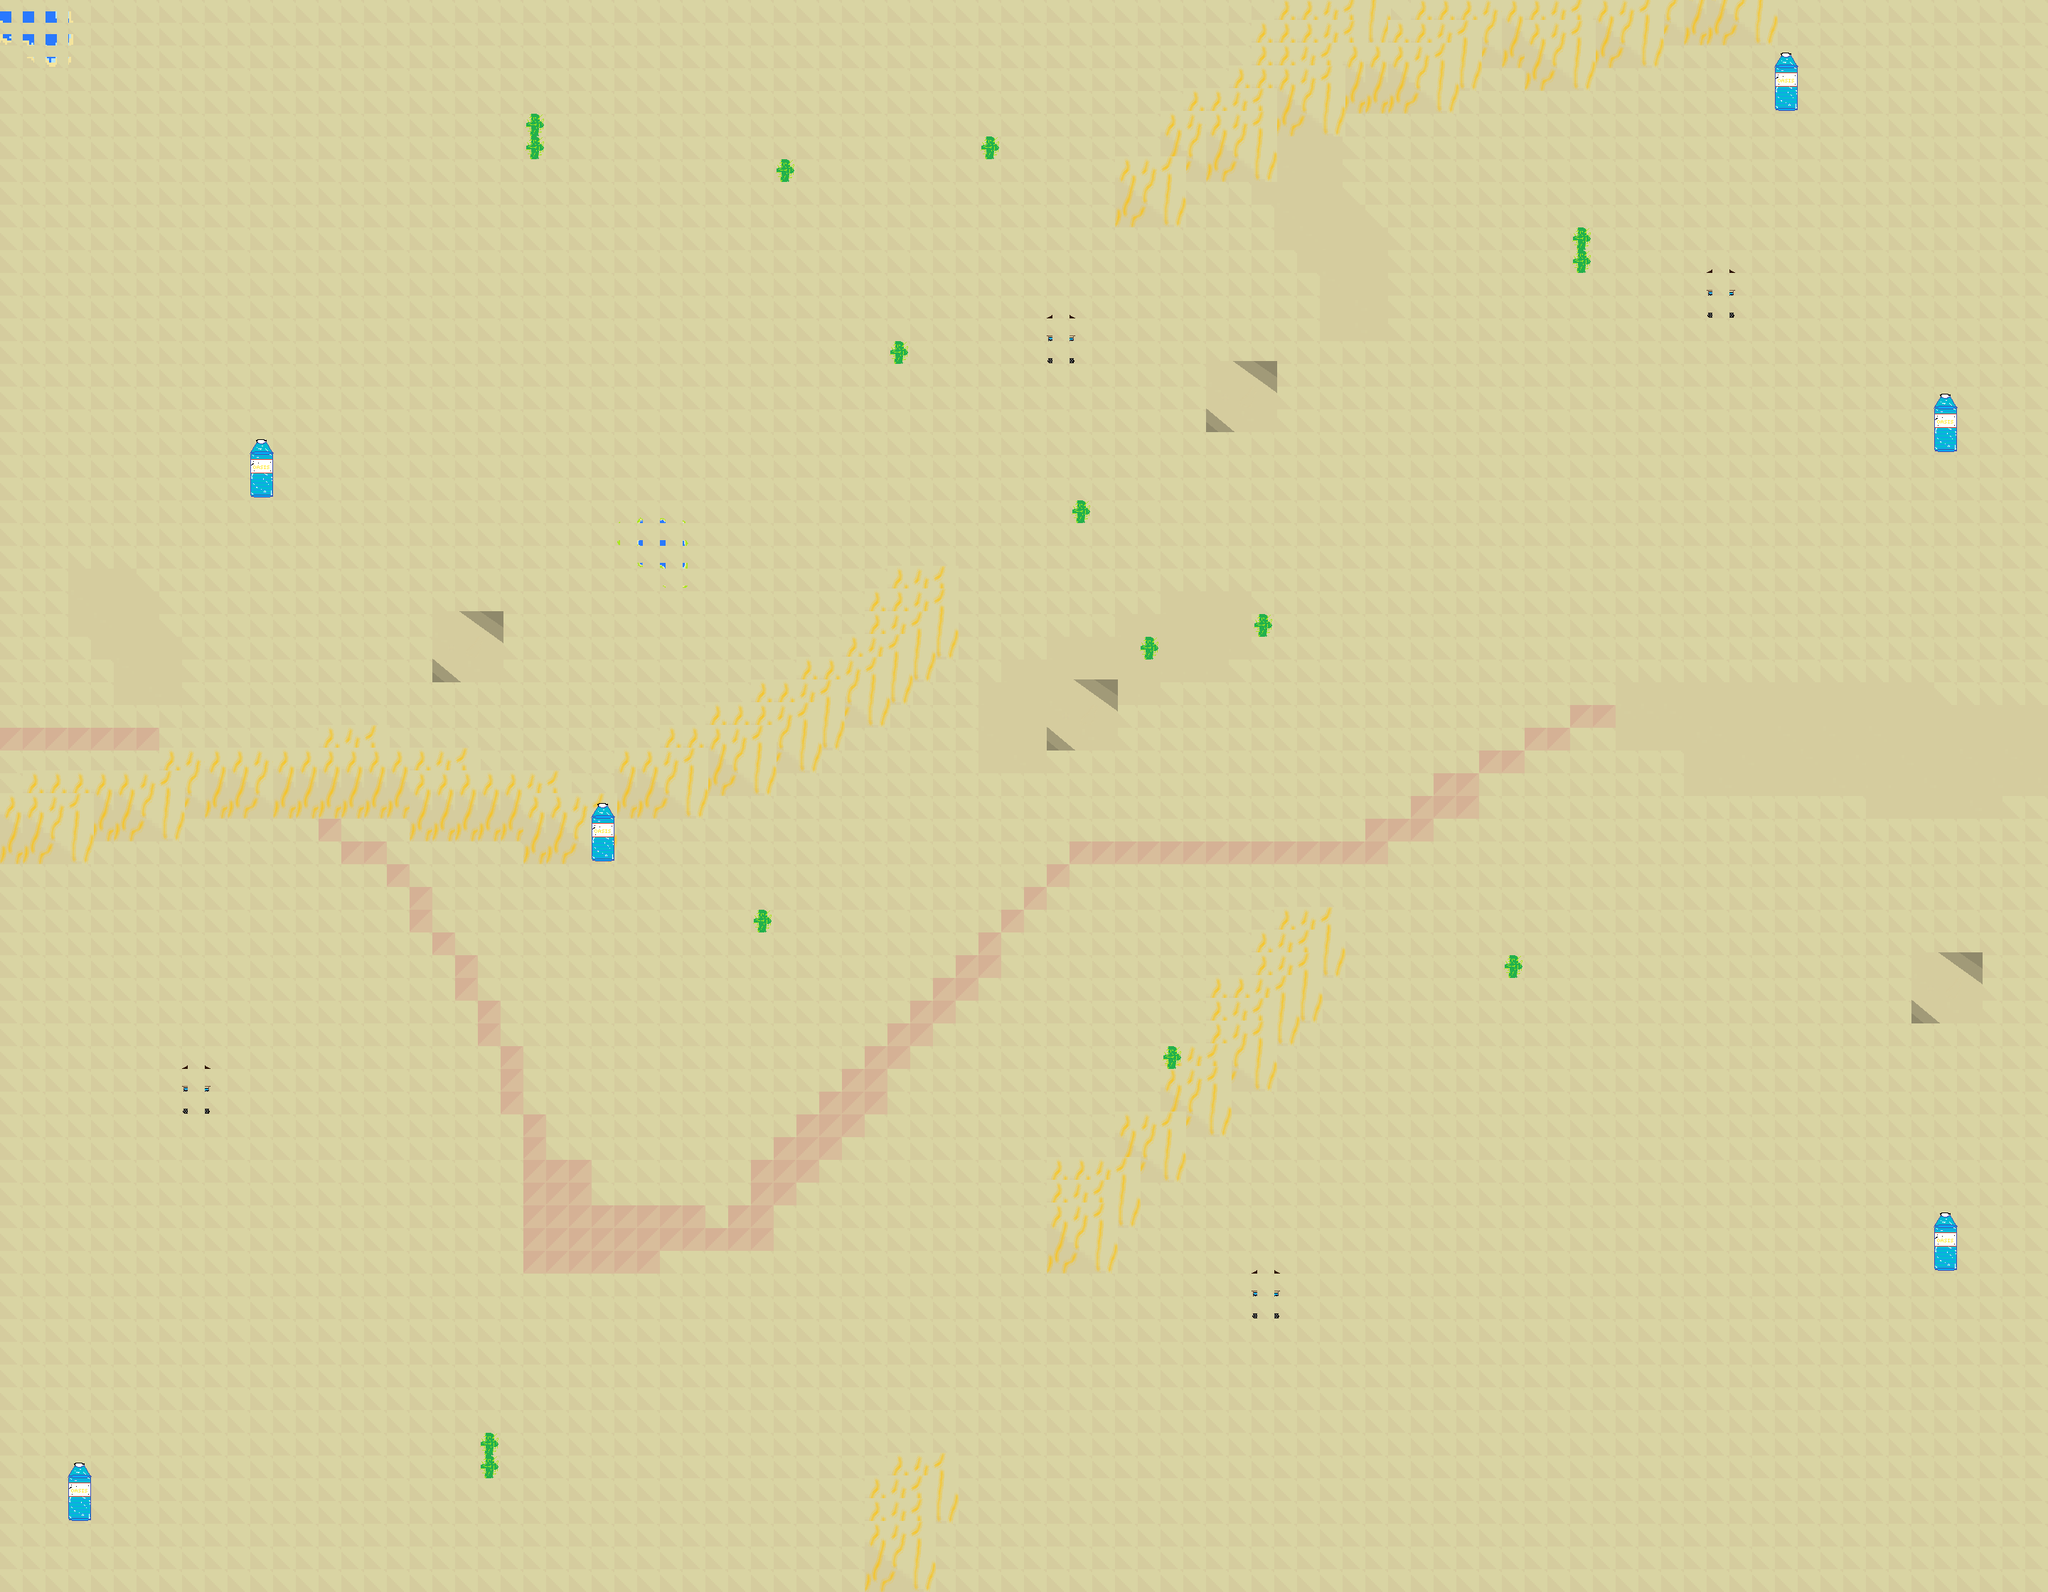

This game map was drawn from its Tiled (.tmx) file and the tilesets committed beside it. A one-line description and the trimmed map source follow:
An orthogonal 90x70 tile map with 32x32 px tiles, 12 tile layers (Background, Collision, Oasis, Big obstacle, ...), 16 tilesets.

<map version="1.10" tiledversion="1.10.2" orientation="orthogonal" renderorder="right-down" width="90" height="70" tilewidth="32" tileheight="32" infinite="0" backgroundcolor="#2a2a2a" nextlayerid="13" nextobjectid="1">
 <tileset firstgid="1" name="screenshot" tilewidth="32" tileheight="32" tilecount="700" columns="35">
  <image source="screenshot.png" width="1120" height="640" />
 </tileset>
 <tileset firstgid="701" name="Cacti" tilewidth="32" tileheight="32" tilecount="1" columns="1">
  <image source="Cacti.png" width="32" height="32" />
 </tileset>
 <tileset firstgid="702" name="pixil-frame-0 3" tilewidth="16" tileheight="16" tilecount="196" columns="14">
  <image source="pixil-frame-0 3.png" width="224" height="224" />
 </tileset>
 <tileset firstgid="898" name="pixil-frame-0 4" tilewidth="24" tileheight="24" tilecount="25" columns="5">
  <image source="pixil-frame-0 4.png" width="128" height="128" />
 </tileset>
 <tileset firstgid="923" name="pixil-frame-0 5" tilewidth="16" tileheight="16" tilecount="36" columns="6">
  <image source="pixil-frame-0 5.png" width="96" height="96" />
 </tileset>
 <tileset firstgid="959" name="pixil-frame-0 6" tilewidth="8" tileheight="8" tilecount="16" columns="4">
  <image source="pixil-frame-0 6.png" width="32" height="32" />
 </tileset>
 <tileset firstgid="975" name="pixil-frame-0 7" tilewidth="8" tileheight="8" tilecount="16" columns="4">
  <image source="pixil-frame-0 7.png" width="32" height="32" />
 </tileset>
 <tileset firstgid="991" name="pixil-frame-0 2" tilewidth="16" tileheight="16" tilecount="4" columns="2">
  <image source="pixil-frame-0 2.png" width="32" height="32" />
 </tileset>
 <tileset firstgid="995" name="pixil-frame-0 5" tilewidth="4" tileheight="4" tilecount="576" columns="24">
  <image source="pixil-frame-0 5.png" width="96" height="96" />
 </tileset>
 <tileset firstgid="1571" name="pixil-frame-0 10" tilewidth="8" tileheight="8" tilecount="16" columns="4">
  <image source="pixil-frame-0 10.png" width="32" height="32" />
 </tileset>
 <tileset firstgid="1587" name="pixil-frame-0 15" tilewidth="32" tileheight="32" tilecount="9" columns="3">
  <image source="pixil-frame-0 15.png" width="100" height="100" />
 </tileset>
 <tileset firstgid="1596" name="pixil-frame-0 16" tilewidth="100" tileheight="100" tilecount="1" columns="1">
  <image source="pixil-frame-0 16.png" width="100" height="100" />
 </tileset>
 <tileset firstgid="1597" name="pixil-frame-0 17" tilewidth="100" tileheight="100" tilecount="1" columns="1">
  <image source="pixil-frame-0 17.png" width="100" height="100" />
 </tileset>
 <tileset firstgid="1598" name="pixil-frame-0 12" tilewidth="8" tileheight="8" tilecount="16" columns="4">
  <image source="pixil-frame-0 12.png" width="32" height="32" />
 </tileset>
 <tileset firstgid="1614" name="pixil-frame-0 11" tilewidth="8" tileheight="8" tilecount="16" columns="4">
  <image source="pixil-frame-0 11.png" width="32" height="32" />
 </tileset>
 <tileset firstgid="1630" name="pixil-frame-0 18" tilewidth="100" tileheight="100" tilecount="1" columns="1">
  <image source="pixil-frame-0 18.png" width="100" height="100" />
 </tileset>
 <layer id="1" name="Background" width="90" height="70">
  <data>[6300 cells, 6300 non-empty, 1 distinct tile ids]</data>
 </layer>
 <layer id="2" name="Collision" width="90" height="70">
  <data>[6300 cells, 316 non-empty, 1 distinct tile ids]</data>
 </layer>
 <layer id="3" name="Oasis" width="90" height="70">
  <data>[6300 cells, 12 non-empty, 12 distinct tile ids]</data>
 </layer>
 <layer id="4" name="Big obstacle" width="90" height="70">
  <data>[6300 cells, 0 non-empty, 0 distinct tile ids]</data>
 </layer>
 <layer id="5" name="Foreground" width="90" height="70">
  <data>[6300 cells, 191 non-empty, 17 distinct tile ids]</data>
 </layer>
 <layer id="6" name="Wells" width="90" height="70">
  <data>[6300 cells, 64 non-empty, 16 distinct tile ids]</data>
 </layer>
 <layer id="7" name="Quicksand" width="90" height="70">
  <data>[6300 cells, 194 non-empty, 9 distinct tile ids]</data>
 </layer>
 <layer id="8" name="Heated Area" width="90" height="70">
  <data>[6300 cells, 101 non-empty, 1 distinct tile ids]</data>
 </layer>
 <layer id="9" name="Water_Collectablr" width="90" height="70">
  <data>[6300 cells, 6 non-empty, 1 distinct tile ids]</data>
 </layer>
 <layer id="10" name="MirageOasis" width="90" height="70">
  <data>[6300 cells, 16 non-empty, 16 distinct tile ids]</data>
 </layer>
 <layer id="11" name="Cactus" width="90" height="70">
  <data>[6300 cells, 15 non-empty, 1 distinct tile ids]</data>
 </layer>
 <layer id="12" name="Trap" width="90" height="70">
  <data>[6300 cells, 4 non-empty, 1 distinct tile ids]</data>
 </layer>
</map>
